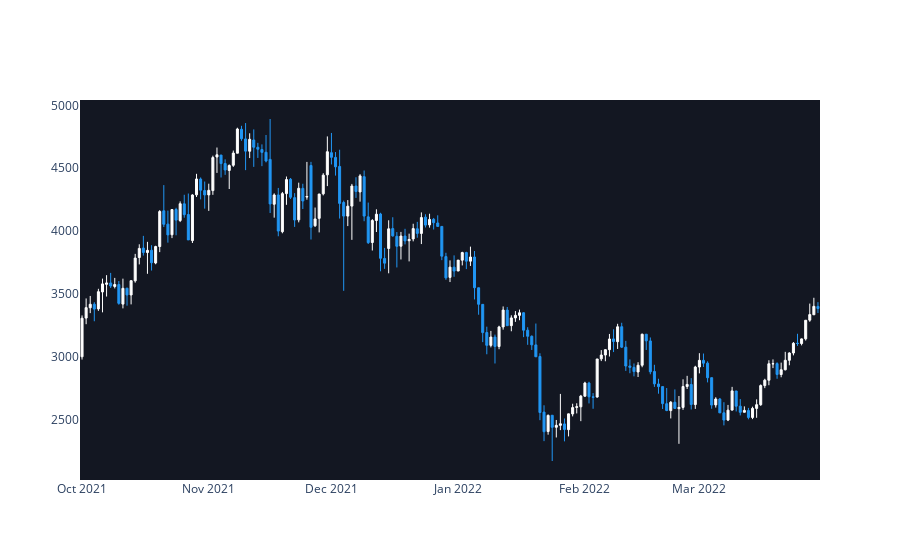

Notebook code for this chart:
### Markdown cell above
# Example : Dark Mode

### Code cell
plot_ticker('ETH-USD','2021-10-01','2022-03-30', 'dark')

### Figure 1 — Plotly figure (JSON) as saved in the notebook; plotly's stock layout.template omitted (floating-point values rounded to 4 significant figures; data arrays with more than 128 entries replaced by an {"elided": "..."} marker saying what was removed)
{"data": [{"close": {"elided": "181 float values"}, "decreasing": {"fillcolor": "#2196F3", "line": {"color": "#2196F3", "width": 1}}, "high": {"elided": "181 float values"}, "increasing": {"fillcolor": "#FFFFFF", "line": {"color": "#FFFFFF", "width": 1}}, "low": {"elided": "181 float values"}, "open": {"elided": "181 float values"}, "type": "candlestick", "x": {"elided": "181 str values"}}], "layout": {"plot_bgcolor": "#131722", "xaxis": {"rangeslider": {"visible": false}, "showgrid": false}, "yaxis": {"showgrid": false}}}
